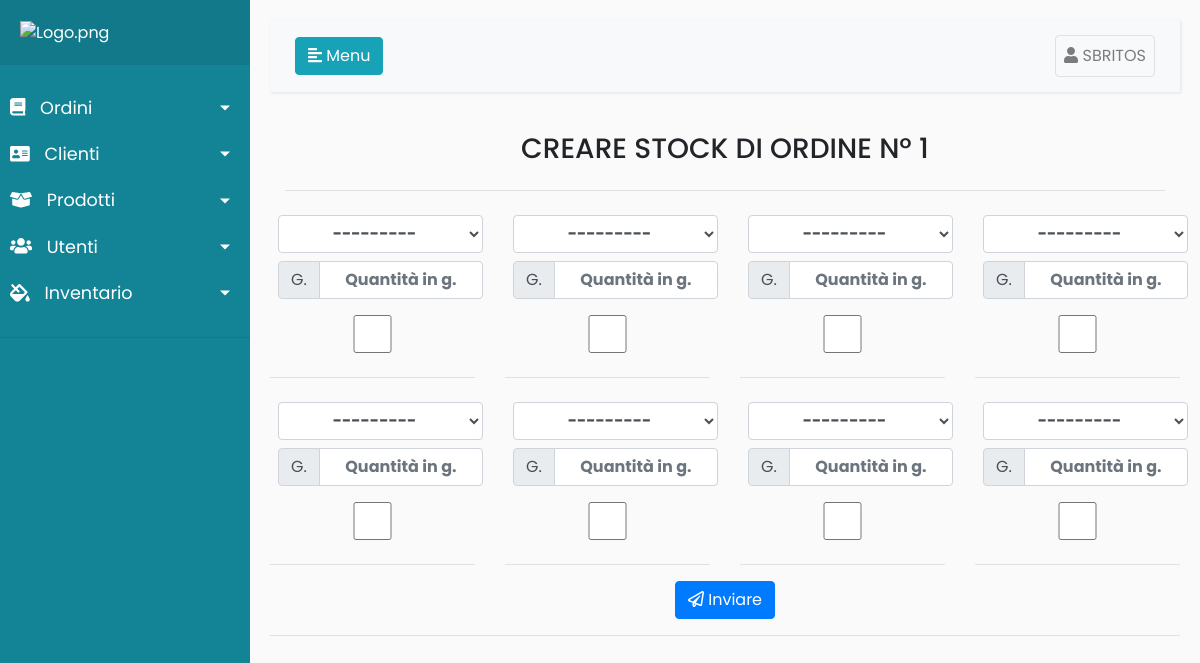
/Stock/crear2/1/ (signed in), run on the app's committed database.
### Register/models.py (models this page shows)
class Usuarios(AbstractUser):
	telefono = models.CharField(max_length=20,null=True, verbose_name='Teléfono',blank=False)
	class Meta:
		permissions = (('Administrador', 'Administrador'),
					   ('Encargado','Encargado'),
					   ('Pintor','Pintor'),
					   ('Montaje','Montaje'),
					   ('Calidad1','Calidad1'),
					   ('Secretaria','Secretaria'),
					   ('Stock','Stock'),
					   )

### Ordenes/models.py (models this page shows)
class Ordenes(models.Model):
    ESTADOS = (
        ('Ricevuto', 'Ricevuto'),
        ('Creato','Creato'),
        ('Assegnato','Assegnato'),
        ('Completato','Completato'),
        ('Consegnato','Consegnato'),
        ('Spedito', 'Spedito'),
        ('Inviato', 'Inviato'),
    )
    UBICACIONES = (
        ('Segretaria', 'Segretaria'),
        ('Fortex Nuova', 'Fortex Nuova'),
        ('Fortex Vecchia', 'Fortex Vecchia'),
        ('Cliente', 'Cliente'),
        ('Verniciatura', 'Verniciatura'),
        ('Controlo Qualità', 'Controlo Qualità'),
        ('Montaggio', 'Montaggio'),
        ('Graphic Design', 'Graphic Design'),
    )
    orden = models.AutoField(primary_key=True , blank=False,verbose_name='Número de órden')
    descripcion = models.TextField()
    producto = models.ForeignKey(Productos,verbose_name=('Prodotto'),on_delete=models.CASCADE)
    fecha_ingreso = models.DateTimeField(auto_now_add=True)
    estado = models.CharField(max_length=20,choices=ESTADOS)
    cantidad_recibida = models.PositiveIntegerField(blank=False,null=True)
    ubicacion = models.CharField(max_length=20,choices=UBICACIONES)
    fecha_entrega_estimada=models.DateField(blank=True,null=True)
    asignado = models.ForeignKey(Usuarios, verbose_name=("Aseggnato a "),related_name='Asignado', on_delete=models.CASCADE)
    fecha_entrega_real = models.DateField(blank=True,null=True)
    usuarios = models.ForeignKey(Usuarios, verbose_name=("Creato"),on_delete=models.CASCADE, null=True,blank=False)
    cantidadEntregada = models.IntegerField(blank=True,null=True)
    telaio = models.IntegerField(blank=True,null=True)
    history = HistoricalRecords()
    def __str__(self):
        return str(self.orden)

### Stock/views.py (the view, shortened to what this page needs)
# urls.py: path('Stock/crear2/<str:pk>/', login_required(CreateView), name='crearStock2'),
def CreateView(request , pk):
    ordenFormSet = inlineformset_factory(Ordenes,StockMovimientos,fields='__all__',extra=8)
    orden = Ordenes.objects.get(orden=pk)
    formset = ordenFormSet()
    hola = Stock.objects.all()
    context = {"form":formset,"orden":orden}
    return render(request,'stock/crearStock2.html',context)

### Stock/models.py (called while the page is built)
    def __str__(self):
        return self.nombre

### Stock/templates/stock/crearStock2.html (shortened to what this page needs)
{% extends 'register/index.html' %}
{%load widget_tweaks%}
{%block content%}
{% if perms.Register.Administrador or perms.Register.Encargado or perms.Register.Stock%}
<div class="container">
    <div class="d-flex justify-content-center">
        <h3>CREARE STOCK DI ORDINE Nº {{orden}}</h3>
    </div>
    <hr>
</div>
<form id="formulario" method="POST">
    <div class="row">
        {%for f in form%}
        <div class="col-3">
            {{f.nombre|add_class:"font-weight-bold rounded-pill m-2 form-control text-center"}}
            <div class="input-group m-2">
                <div class="input-group-prepend">
                    <span class="input-group-text form-control" id="jamaican">G.</span>
                </div>
                {{f.cantidad|attr:"aria-describedby:jamaican"|attr:"placeholder:Quantità in g."|add_class:"form-control font-weight-bold rounded-pill text-center"}}
            </div>
            <div class="container">
                <div class="d-flex justify-content-center">
                    {{f.tipo_de_movimiento|attr:"data-size:small"|attr:"data-offstyle:info"|attr:"data-onstyle:primary"|add_class:"form-control font-weight-bold rounded-pill m-2 text-center"}}
                </div>
            </div>
                <hr>
            </div>
            {%endfor%}
            <div class="container">
                <div class="d-flex justify-content-center">
                    <button type="submit" class="btn btn-primary" id="jamaica"><i id="japon" class="far fa-paper-plane"></i> Inviare</button>
                </div>
                <hr>
            </div>
</form>
<link href="https://gitcdn.github.io/bootstrap-toggle/2.2.2/css/bootstrap-toggle.min.css" rel="stylesheet">
{%endif%}
{%endblock%}

### Register/templates/register/index.html (shortened to what this page needs)
<!DOCTYPE html>
<html>
<head>
    <link rel="stylesheet" href="https://stackpath.bootstrapcdn.com/bootstrap/4.1.0/css/bootstrap.min.css"
>
    <link rel="stylesheet" href="https://ajax.googleapis.com/ajax/libs/jquerymobile/1.4.5/jquery.mobile.min.css">
</head>
<body>
<div class="wrapper">
    <nav id="sidebar">
        <div class="sidebar-header" style="border-color:#fff;">
            <a href="{%url 'listarOrden'%}"><img src="http://www.fortexsrl.it/wp-content/uploads/2013/05/logo1.png" width="100%"
                             alt="Logo.png"></a>
        </div>
        <ul class="list-unstyled components">
            <li class="">
                <a href="#homeSubmenu" data-toggle="collapse" aria-expanded="false" class="dropdown-toggle">
                    <i class="fas fa-book"></i>
                    Ordini
                </a>
            </li>
            <li>
                <a href="#pageClienti" data-toggle="collapse" aria-expanded="false" class="dropdown-toggle">
                    <i class="fas fa-address-card"></i>
                    Clienti
                </a>
                <a href="#pageSubmenu" data-toggle="collapse" aria-expanded="false" class="dropdown-toggle">
                    <i class="fas fa-box-open"></i>
                    Prodotti
                </a>
            </li>
            <li>
                <a href="#pageUtenti" data-toggle="collapse" aria-expanded="false" class="dropdown-toggle">
                    <i class="fas fa-users"></i>
                    Utenti
                </a>
            </li>
            <li>
                <a href="#pageInventario" data-toggle="collapse" aria-expanded="false" class="dropdown-toggle">
                    <i class="fas fa-fill-drip"></i>
                    Inventario
                </a>
            </li>
        </ul>
    </nav>
    <div id="content">
        <nav class="navbar navbar-expand-lg navbar-light bg-light">
            <div class="container-fluid">
                <button type="button" id="sidebarCollapse" class="btn btn-info">
                    <i class="fas fa-align-left"></i>
                    <span>Menu</span>
                </button>
                <div class="collapse navbar-collapse" id="navbarSupportedContent">
                    <ul class="nav navbar-nav ml-auto">
                        <li class="nav-item">
                            <a href="#pageInventario1" data-toggle="collapse"  style="background:None;"
                               aria-expanded="true"
                               class=" nav-link dropdown border rounded ">
                                <i class="fas fa-user"></i>
                                {{user|upper}}
                            </a>
                        </li>
                    </ul>
                </div>
            </div>
        </nav>
        {%block content%}{%endblock%}
    </div>
</div>
</body>
</html>

### Register/templates/register/index.html (style rules this page uses)
body { font-family: 'Poppins', sans-serif; background: #fafafa; }
a, a:hover, a:focus { color: inherit; text-decoration: none; transition: all 0.3s; }
.navbar { padding: 15px 10px; background: #fff; border: none; border-radius: 0; margin-bottom: 40px; box-shadow: 1px 1px 3px rgba(0, 0, 0, 0.1); }
i, span { display: inline-block; }
.wrapper { display: flex; align-items: stretch; }
#sidebar { min-width: 250px; max-width: 250px; background: #138496; color: #fff; transition: all 0.3s; }
#sidebar ul li a { text-align: left; }
#sidebar .sidebar-header { padding: 20px; background: #11798a; }
#sidebar ul.components { padding: 20px 0; border-bottom: 1px solid #11798a; }
#sidebar ul li a { padding: 10px; font-size: 1.1em; display: block; }
#sidebar ul li a i { margin-right: 10px; }
#sidebar ul li.active>a, a[aria-expanded="true"] { color: #fff; background: #138496; }
a[data-toggle="collapse"] { position: relative; }
.dropdown-toggle::after { display: block; position: absolute; top: 50%; right: 20px; transform: translateY(-50%); }
#content { width: 100%; padding: 20px; min-height: 100vh; transition: all 0.3s; }

### Stock/templates/stock/crearStock2.html (style rules this page uses)
input[type=number] { -moz-appearance: textfield; }

### data on the page
Usuarios: username "SBRITOS", is_active True (drawn)
Ordenes: orden "1"
